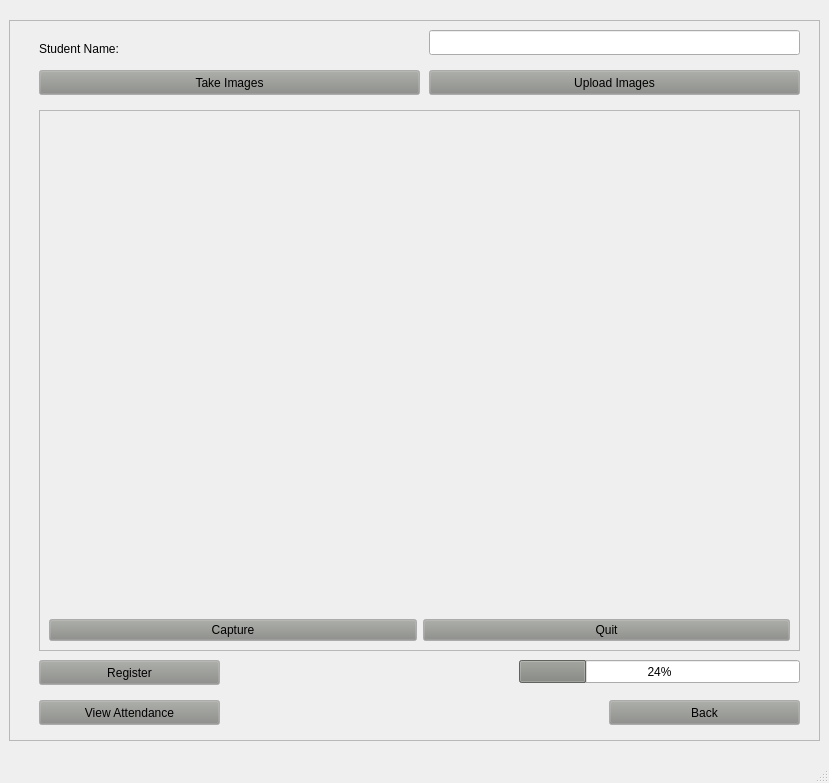
<?xml version="1.0" encoding="UTF-8"?>
<ui version="4.0">
 <class>EnrollStudent</class>
 <widget class="QMainWindow" name="EnrollStudent">
  <property name="geometry">
   <rect>
    <x>0</x>
    <y>0</y>
    <width>829</width>
    <height>783</height>
   </rect>
  </property>
  <property name="windowTitle">
   <string>Enroll Student</string>
  </property>
  <widget class="QWidget" name="centralwidget">
   <layout class="QGridLayout" name="gridLayout_3">
    <item row="0" column="0" alignment="Qt::AlignHCenter|Qt::AlignVCenter">
     <widget class="QFrame" name="mainWindow">
      <property name="minimumSize">
       <size>
        <width>811</width>
        <height>721</height>
       </size>
      </property>
      <property name="frameShape">
       <enum>QFrame::StyledPanel</enum>
      </property>
      <property name="frameShadow">
       <enum>QFrame::Raised</enum>
      </property>
      <widget class="QLabel" name="label">
       <property name="geometry">
        <rect>
         <x>30</x>
         <y>20</y>
         <width>111</width>
         <height>17</height>
        </rect>
       </property>
       <property name="text">
        <string>Student Name: </string>
       </property>
      </widget>
      <widget class="QPushButton" name="backBtn">
       <property name="geometry">
        <rect>
         <x>600</x>
         <y>680</y>
         <width>191</width>
         <height>25</height>
        </rect>
       </property>
       <property name="palette">
        <palette>
         <active>
          <colorrole role="Button">
           <brush brushstyle="SolidPattern">
            <color alpha="255">
             <red>136</red>
             <green>138</green>
             <blue>133</blue>
            </color>
           </brush>
          </colorrole>
         </active>
         <inactive>
          <colorrole role="Button">
           <brush brushstyle="SolidPattern">
            <color alpha="255">
             <red>136</red>
             <green>138</green>
             <blue>133</blue>
            </color>
           </brush>
          </colorrole>
         </inactive>
         <disabled>
          <colorrole role="Button">
           <brush brushstyle="SolidPattern">
            <color alpha="255">
             <red>136</red>
             <green>138</green>
             <blue>133</blue>
            </color>
           </brush>
          </colorrole>
         </disabled>
        </palette>
       </property>
       <property name="text">
        <string>Back</string>
       </property>
      </widget>
      <widget class="QPushButton" name="viewAttendanceBtn">
       <property name="geometry">
        <rect>
         <x>30</x>
         <y>680</y>
         <width>181</width>
         <height>25</height>
        </rect>
       </property>
       <property name="palette">
        <palette>
         <active>
          <colorrole role="Button">
           <brush brushstyle="SolidPattern">
            <color alpha="255">
             <red>136</red>
             <green>138</green>
             <blue>133</blue>
            </color>
           </brush>
          </colorrole>
         </active>
         <inactive>
          <colorrole role="Button">
           <brush brushstyle="SolidPattern">
            <color alpha="255">
             <red>136</red>
             <green>138</green>
             <blue>133</blue>
            </color>
           </brush>
          </colorrole>
         </inactive>
         <disabled>
          <colorrole role="Button">
           <brush brushstyle="SolidPattern">
            <color alpha="255">
             <red>136</red>
             <green>138</green>
             <blue>133</blue>
            </color>
           </brush>
          </colorrole>
         </disabled>
        </palette>
       </property>
       <property name="text">
        <string>View Attendance</string>
       </property>
      </widget>
      <widget class="QLineEdit" name="lineEdit">
       <property name="geometry">
        <rect>
         <x>420</x>
         <y>10</y>
         <width>371</width>
         <height>25</height>
        </rect>
       </property>
      </widget>
      <widget class="QPushButton" name="takeImagesBtn">
       <property name="geometry">
        <rect>
         <x>30</x>
         <y>50</y>
         <width>381</width>
         <height>25</height>
        </rect>
       </property>
       <property name="palette">
        <palette>
         <active>
          <colorrole role="Button">
           <brush brushstyle="SolidPattern">
            <color alpha="255">
             <red>136</red>
             <green>138</green>
             <blue>133</blue>
            </color>
           </brush>
          </colorrole>
         </active>
         <inactive>
          <colorrole role="Button">
           <brush brushstyle="SolidPattern">
            <color alpha="255">
             <red>136</red>
             <green>138</green>
             <blue>133</blue>
            </color>
           </brush>
          </colorrole>
         </inactive>
         <disabled>
          <colorrole role="Button">
           <brush brushstyle="SolidPattern">
            <color alpha="255">
             <red>136</red>
             <green>138</green>
             <blue>133</blue>
            </color>
           </brush>
          </colorrole>
         </disabled>
        </palette>
       </property>
       <property name="text">
        <string>Take Images</string>
       </property>
      </widget>
      <widget class="QPushButton" name="uploadImagesBtn">
       <property name="geometry">
        <rect>
         <x>420</x>
         <y>50</y>
         <width>371</width>
         <height>25</height>
        </rect>
       </property>
       <property name="palette">
        <palette>
         <active>
          <colorrole role="Button">
           <brush brushstyle="SolidPattern">
            <color alpha="255">
             <red>136</red>
             <green>138</green>
             <blue>133</blue>
            </color>
           </brush>
          </colorrole>
          <colorrole role="Text">
           <brush brushstyle="SolidPattern">
            <color alpha="255">
             <red>239</red>
             <green>235</green>
             <blue>231</blue>
            </color>
           </brush>
          </colorrole>
         </active>
         <inactive>
          <colorrole role="Button">
           <brush brushstyle="SolidPattern">
            <color alpha="255">
             <red>136</red>
             <green>138</green>
             <blue>133</blue>
            </color>
           </brush>
          </colorrole>
          <colorrole role="Text">
           <brush brushstyle="SolidPattern">
            <color alpha="255">
             <red>239</red>
             <green>235</green>
             <blue>231</blue>
            </color>
           </brush>
          </colorrole>
         </inactive>
         <disabled>
          <colorrole role="Button">
           <brush brushstyle="SolidPattern">
            <color alpha="255">
             <red>136</red>
             <green>138</green>
             <blue>133</blue>
            </color>
           </brush>
          </colorrole>
          <colorrole role="Text">
           <brush brushstyle="SolidPattern">
            <color alpha="255">
             <red>190</red>
             <green>190</green>
             <blue>190</blue>
            </color>
           </brush>
          </colorrole>
         </disabled>
        </palette>
       </property>
       <property name="text">
        <string>Upload Images</string>
       </property>
      </widget>
      <widget class="QFrame" name="videoFrame">
       <property name="geometry">
        <rect>
         <x>30</x>
         <y>90</y>
         <width>761</width>
         <height>541</height>
        </rect>
       </property>
       <property name="minimumSize">
        <size>
         <width>481</width>
         <height>351</height>
        </size>
       </property>
       <property name="frameShape">
        <enum>QFrame::StyledPanel</enum>
       </property>
       <property name="frameShadow">
        <enum>QFrame::Raised</enum>
       </property>
       <layout class="QGridLayout" name="gridLayout_2">
        <item row="1" column="0">
         <widget class="QPushButton" name="captureBtn">
          <property name="palette">
           <palette>
            <active>
             <colorrole role="Button">
              <brush brushstyle="SolidPattern">
               <color alpha="255">
                <red>136</red>
                <green>138</green>
                <blue>133</blue>
               </color>
              </brush>
             </colorrole>
            </active>
            <inactive>
             <colorrole role="Button">
              <brush brushstyle="SolidPattern">
               <color alpha="255">
                <red>136</red>
                <green>138</green>
                <blue>133</blue>
               </color>
              </brush>
             </colorrole>
            </inactive>
            <disabled>
             <colorrole role="Button">
              <brush brushstyle="SolidPattern">
               <color alpha="255">
                <red>136</red>
                <green>138</green>
                <blue>133</blue>
               </color>
              </brush>
             </colorrole>
            </disabled>
           </palette>
          </property>
          <property name="text">
           <string>Capture</string>
          </property>
         </widget>
        </item>
        <item row="1" column="1">
         <widget class="QPushButton" name="quitBtn">
          <property name="palette">
           <palette>
            <active>
             <colorrole role="Button">
              <brush brushstyle="SolidPattern">
               <color alpha="255">
                <red>136</red>
                <green>138</green>
                <blue>133</blue>
               </color>
              </brush>
             </colorrole>
            </active>
            <inactive>
             <colorrole role="Button">
              <brush brushstyle="SolidPattern">
               <color alpha="255">
                <red>136</red>
                <green>138</green>
                <blue>133</blue>
               </color>
              </brush>
             </colorrole>
            </inactive>
            <disabled>
             <colorrole role="Button">
              <brush brushstyle="SolidPattern">
               <color alpha="255">
                <red>136</red>
                <green>138</green>
                <blue>133</blue>
               </color>
              </brush>
             </colorrole>
            </disabled>
           </palette>
          </property>
          <property name="text">
           <string>Quit</string>
          </property>
         </widget>
        </item>
        <item row="0" column="0" colspan="2">
         <widget class="QLabel" name="videoLabel">
          <property name="minimumSize">
           <size>
            <width>461</width>
            <height>0</height>
           </size>
          </property>
          <property name="baseSize">
           <size>
            <width>0</width>
            <height>0</height>
           </size>
          </property>
          <property name="text">
           <string/>
          </property>
         </widget>
        </item>
       </layout>
      </widget>
      <widget class="QPushButton" name="registerBtn">
       <property name="geometry">
        <rect>
         <x>30</x>
         <y>640</y>
         <width>181</width>
         <height>25</height>
        </rect>
       </property>
       <property name="palette">
        <palette>
         <active>
          <colorrole role="Button">
           <brush brushstyle="SolidPattern">
            <color alpha="255">
             <red>136</red>
             <green>138</green>
             <blue>133</blue>
            </color>
           </brush>
          </colorrole>
         </active>
         <inactive>
          <colorrole role="Button">
           <brush brushstyle="SolidPattern">
            <color alpha="255">
             <red>136</red>
             <green>138</green>
             <blue>133</blue>
            </color>
           </brush>
          </colorrole>
         </inactive>
         <disabled>
          <colorrole role="Button">
           <brush brushstyle="SolidPattern">
            <color alpha="255">
             <red>136</red>
             <green>138</green>
             <blue>133</blue>
            </color>
           </brush>
          </colorrole>
         </disabled>
        </palette>
       </property>
       <property name="text">
        <string>Register</string>
       </property>
      </widget>
      <widget class="QProgressBar" name="progressBar">
       <property name="geometry">
        <rect>
         <x>510</x>
         <y>640</y>
         <width>281</width>
         <height>23</height>
        </rect>
       </property>
       <property name="palette">
        <palette>
         <active>
          <colorrole role="Highlight">
           <brush brushstyle="SolidPattern">
            <color alpha="255">
             <red>136</red>
             <green>138</green>
             <blue>133</blue>
            </color>
           </brush>
          </colorrole>
         </active>
         <inactive>
          <colorrole role="Highlight">
           <brush brushstyle="SolidPattern">
            <color alpha="255">
             <red>136</red>
             <green>138</green>
             <blue>133</blue>
            </color>
           </brush>
          </colorrole>
         </inactive>
         <disabled>
          <colorrole role="Highlight">
           <brush brushstyle="SolidPattern">
            <color alpha="255">
             <red>145</red>
             <green>141</green>
             <blue>126</blue>
            </color>
           </brush>
          </colorrole>
         </disabled>
        </palette>
       </property>
       <property name="value">
        <number>24</number>
       </property>
      </widget>
     </widget>
    </item>
   </layout>
  </widget>
  <widget class="QMenuBar" name="menubar">
   <property name="geometry">
    <rect>
     <x>0</x>
     <y>0</y>
     <width>829</width>
     <height>22</height>
    </rect>
   </property>
  </widget>
  <widget class="QStatusBar" name="statusbar"/>
 </widget>
 <resources/>
 <connections/>
</ui>
